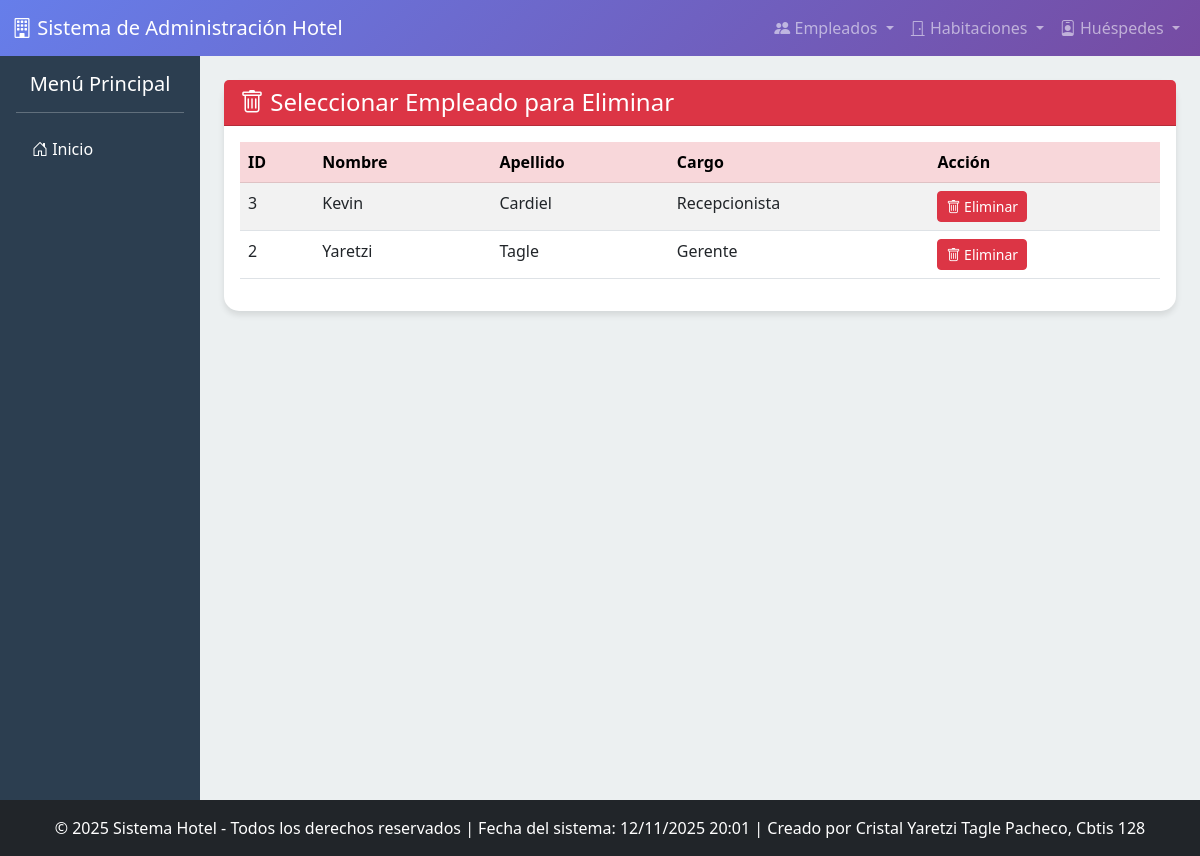
/empleados/borrar/, run on the app's committed database.
### app_Hotel/models.py (models this page shows, shortened)
class Empleado(models.Model):
    CARGOS = (
        ('GER', 'Gerente'),
        ('REC', 'Recepcionista'),
        ('LIM', 'Personal de Limpieza'),
        ('OTR', 'Otro'),
    )
    TURNOS = (
        ('MAN', 'Mañana'),
        ('TAR', 'Tarde'),
        ('NOCH', 'Noche'),
    )
    nombre = models.CharField(max_length=100)
    apellido = models.CharField(max_length=100)
    cargo = models.CharField(max_length=3, choices=CARGOS, default='OTR')
    fecha_contratacion = models.DateField()
    salario = models.DecimalField(max_digits=10, decimal_places=2)
    turno = models.CharField(max_length=4, choices=TURNOS)
    telefono = models.CharField(max_length=15, unique=True)
    class Meta:
        verbose_name_plural = "Empleados"
        ordering = ['apellido']

### app_Hotel/views.py (the view)
# urls.py: path('empleados/borrar/', views.borrar_empleados, name='borrar_empleados'),
def borrar_empleados(request):
    empleados = Empleado.objects.all()
    return render(request, 'empleados/borrar_empleados.html', {'empleados': empleados})

### app_Hotel/templates/empleados/borrar_empleados.html
{% extends 'base.html' %}
{% block content %}
<div class="row">
    <div class="col-12">
        <div class="card">
            <div class="card-header bg-danger text-white">
                <h4 class="mb-0"><i class="bi bi-trash"></i> Seleccionar Empleado para Eliminar</h4>
            </div>
            <div class="card-body">
                <div class="table-responsive">
                    <table class="table table-striped">
                        <thead class="table-danger">
                            <tr>
                                <th>ID</th>
                                <th>Nombre</th>
                                <th>Apellido</th>
                                <th>Cargo</th>
                                <th>Acción</th>
                            </tr>
                        </thead>
                        <tbody>
                            {% for empleado in empleados %}
                            <tr>
                                <td>{{ empleado.id }}</td>
                                <td>{{ empleado.nombre }}</td>
                                <td>{{ empleado.apellido }}</td>
                                <td>{{ empleado.get_cargo_display }}</td>
                                <td>
                                    <a href="{% url 'realizar_borrado_empleados' empleado.id %}" class="btn btn-danger btn-sm">
                                        <i class="bi bi-trash"></i> Eliminar
                                    </a>
                                </td>
                            </tr>
                            {% empty %}
                            <tr>
                                <td colspan="5" class="text-center">No hay empleados registrados</td>
                            </tr>
                            {% endfor %}
                        </tbody>
                    </table>
                </div>
            </div>
        </div>
    </div>
</div>
{% endblock %}

### app_Hotel/templates/base.html (style rules this page uses)
body { background-color: #f8f9fa; font-family: 'Segoe UI', Tahoma, Geneva, Verdana, sans-serif; }
.card { border: none; border-radius: 15px; box-shadow: 0 4px 6px rgba(0,0,0,0.1); transition: transform 0.3s ease; }

### data on the page
Empleado: id "3", nombre "Kevin", apellido "Cardiel", cargo "Recepcionista"
Empleado: id "2", nombre "Yaretzi", apellido "Tagle", cargo "Gerente"
